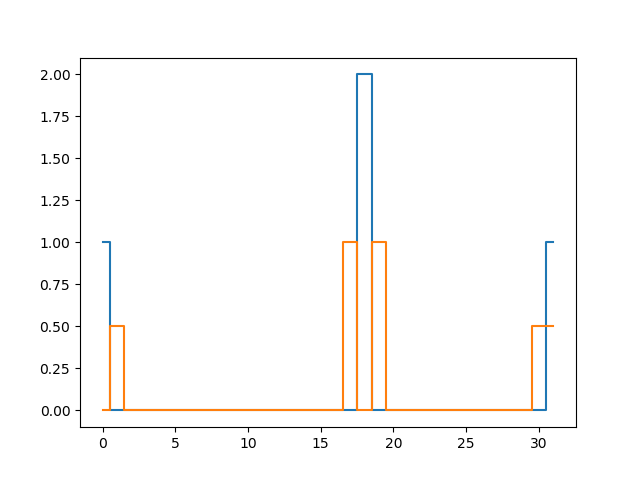

Write Python code to recreate this figure.
import matplotlib.pyplot as plt

f = [0.] * 32
f[0] = f[-1] = 1.
f[18] = 2.

plt.plot(f, drawstyle='steps-mid')

for iter in range(1):
    g = [0.]*32
    g[0] = f[1]
    for i in range(1, len(f)-1):
        g[i] = (f[i-1]+f[i+1])/2. 
    g[-1] = g[-2]
    f = g[:]

plt.plot(f, drawstyle='steps-mid')
plt.show()
